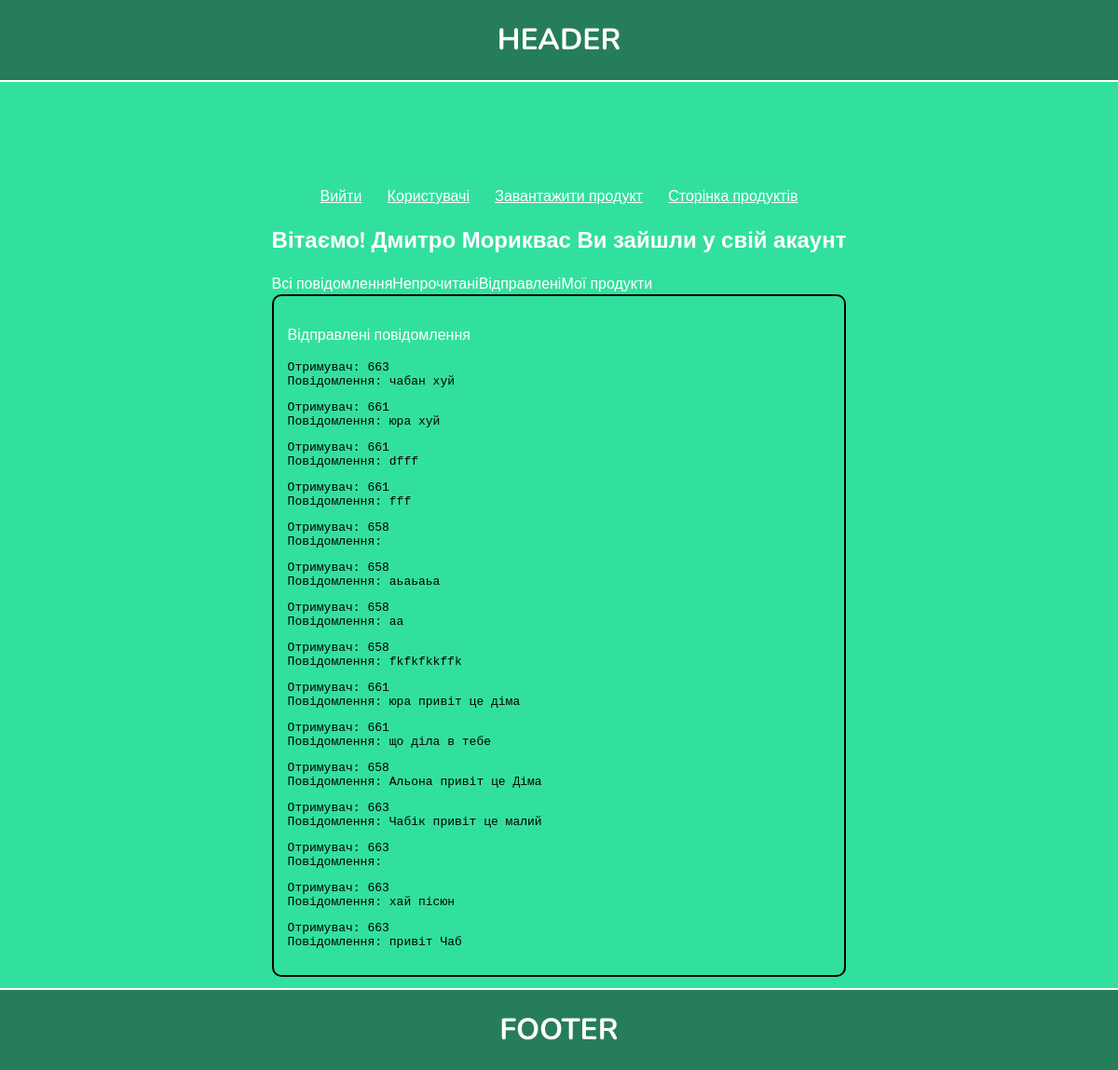
The page /customer/index.php?show=sent (signed in) on the database its author committed.
### tables this page shows
CREATE TABLE `messages` (
  `id` int(11) NOT NULL,
  `sender_id` int(11) NOT NULL,
  `recipient_id` int(11) NOT NULL,
  `message_text` text NOT NULL,
  `timestamp` datetime NOT NULL,
  `is_read` tinyint(4) NOT NULL DEFAULT '0'
);

### customer/index.php (the view, shortened to what this page needs)
<?
    include '../connect.php';
    include '../header.php';
?>
<section class='user-page'>
    <div class="container">
        <div class="wrapper-user-page">
            <div class="item-links">
              <?php  if($_SESSION['profile']) {
                    echo '<a href="../data_processor/session-exit.php">Вийти</a>';
                    echo '<a href="../pages/users-page.php">Користувачі</a>';
                    echo '<a href="../pages/set-products-page.php">Завантажити продукт</a>';
                    echo '<a href="../pages/all-products-page.php">Сторінка продуктів</a>';
                }?>
            </div>
            <div class="item-user">
            <?php
                    function countUnreadMessages($connect, $user_id) {
                        $sql = "SELECT COUNT(*) AS unread_count FROM messages WHERE recipient_id='$user_id' AND is_read=0";
                        $result = mysqli_query($connect, $sql);
                        $row = mysqli_fetch_assoc($result);
                        return $row['unread_count'];
                    }
                    try {
                        if ($_SESSION['profile']) {
                            echo '<h2>Вітаємо! ' . $_SESSION['profile']['firstname'] . ' ' . $_SESSION['profile']['lastname'] . ' Ви зайшли у свій акаунт</h2>';
                            $user_id = $_SESSION['profile']['user_id'];
                            $show = isset($_GET['show']) ? $_GET['show'] : '';
                            echo '<div class="buttons">';
                                echo '<a href="?show=all">Всі повідомлення</a>';
                                $unreadCount = countUnreadMessages($connect, $user_id);
                                if ($unreadCount > 0) {
                                    echo '<a href="?show=unread">Непрочитані (' . $unreadCount . ')</a>  ';
                                } else {
                                    echo '<a href="?show=unread">Непрочитані</a>';
                                }
                                echo '<a href="?show=sent">Відправлені</a>';
                                echo '<a href="../pages/private-products-page.php">Мої продукти</a>';
                            echo '</div>';
                            if ($show == 'unread') {
                                echo '<div class="item_users_messagas-recipient">';
                                    echo '<p>Непрочитаних повідомлень немає</p>';
                                    $sqlReceivedMessages = "SELECT * FROM messages WHERE recipient_id='$user_id' AND is_read=0";
                                    $unreadMessagesResult = mysqli_query($connect, $sqlReceivedMessages);
                                    while ($row = mysqli_fetch_assoc($unreadMessagesResult)) {
                                        echo '<pre>';
                                            echo 'Відправник: ' . $row['sender_id'] . '<br>';
                                            echo 'Повідомлення: ' . $row['message_text'] . '<br>';
                                        echo '</pre>';
                                    }
                                echo '</div>';
                                $sqlMarkAsRead = "UPDATE messages SET is_read = 1 WHERE recipient_id = '$user_id' AND is_read = 0";
                                mysqli_query($connect, $sqlMarkAsRead);
                                $unreadCount = countUnreadMessages($connect, $user_id);
                            } elseif ($show == 'sent') {
                                echo '<div class="item_users_messagas-recipient">';
                                    echo '<p>Відправлені повідомлення</p>';
                                $sqlSentMessages = "SELECT * FROM messages WHERE sender_id='$user_id'";
                                $sentMessagesResult = mysqli_query($connect, $sqlSentMessages);
                                while ($row = mysqli_fetch_assoc($sentMessagesResult)) {
                                    echo '<pre>';
                                        echo 'Отримувач: ' . $row['recipient_id'] . '<br>';
                                        echo 'Повідомлення: ' . $row['message_text'] . '<br>';
                                    echo '</pre>';
                                }
                                echo '</div>';
                            }
                        } else {
                            echo '<h1>' . 'Ви зайшли на закриту сторінку'. '<br>' .' Ідіть нахуй по харошому!' . '</h1>';
                            throw new Exception('спроба входу не авторизованого користувача!');
                        }
                    } catch(Exception $e ) {
                        error_log("Файл: " . $e->getFile() . "  Рядок: " . $e->getLine() . "  Повідомлення: " . $e->getMessage() . PHP_EOL, 3, "../var/log/profile.log");
                    }
                    ?>
                 </div>
            </div>
        </div>
</section>
<?
 include '../footer.php';
 ?>

### style.css (style rules this page uses)
html, body { margin: 0; padding: 0; position: relative; }
h1,h2,h3,span,button,input,p,a { font-family: 'Nunito', sans-serif; color: white; }
.container { max-width: 1000px; width: 100%; margin: 0 auto; flex: 1 0 auto; }
.user-page { background-color: #32e09d; padding: 100px; min-height: 517px; }
.wrapper-user-page { display: flex; justify-content: center; flex-direction: column; align-items: center; padding-top: 100px; }
.item_users_messagas-recipient { border: 2px solid black; border-radius: 10px; box-sizing: border-box; padding: 15px; }
.buttons a { text-decoration: none; }
.item-links { width: 513px; display: flex; justify-content: space-between; }

### rows shown on the page
messages: recipient "663", message_text "чабан хуй"
messages: recipient "661", message_text "юра хуй"
messages: recipient "661", message_text "dfff"
messages: recipient "661", message_text "fff"
messages: recipient "658"
messages: recipient "658", message_text "аьаьаьа"
messages: recipient "658", message_text "аа"
messages: recipient "658", message_text "fkfkfkkffk"
messages: recipient "661", message_text "юра привіт це діма"
messages: recipient "661", message_text "що діла в тебе"
messages: recipient "658", message_text "Альона привіт це Діма"
messages: recipient "663", message_text "Чабік привіт це малий"
messages: recipient "663"
messages: recipient "663", message_text "хай пісюн"
messages: recipient "663", message_text "привіт Чаб"

### other values the page prints
$_SESSION['profile']['firstname'] "Дмитро"
$_SESSION['profile']['lastname'] "Мориквас"
